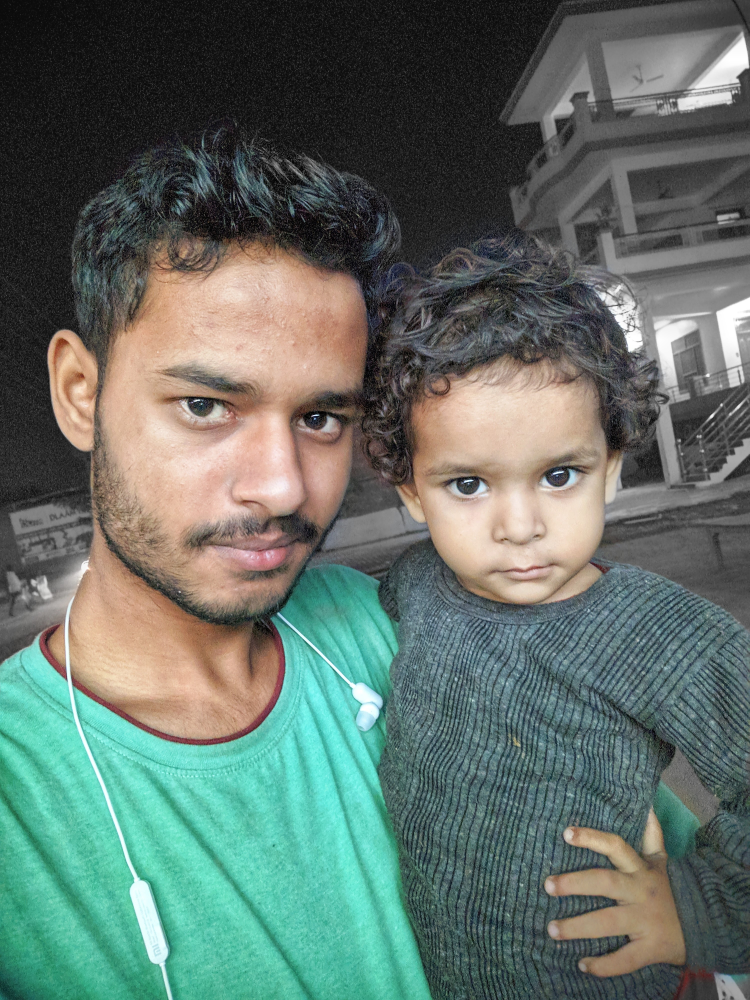
#> input picture photos/rutvi.jpg, 3000 x 4000 px (shown at 1/4 size)
$ python 13-image_gradients_edge_detection.py   (older library calls are emulated)
#> lines starting #> are read from the running program, lines starting #| are printed output that depends on the picture
import cv2
import numpy as np
from matplotlib import pyplot as plt

img = cv2.imread("photos/rutvi.jpg", cv2.IMREAD_GRAYSCALE)
#> img: shape (4000, 3000); min 0, max 255, mean 108
img = cv2.resize(img, (1000, 800))
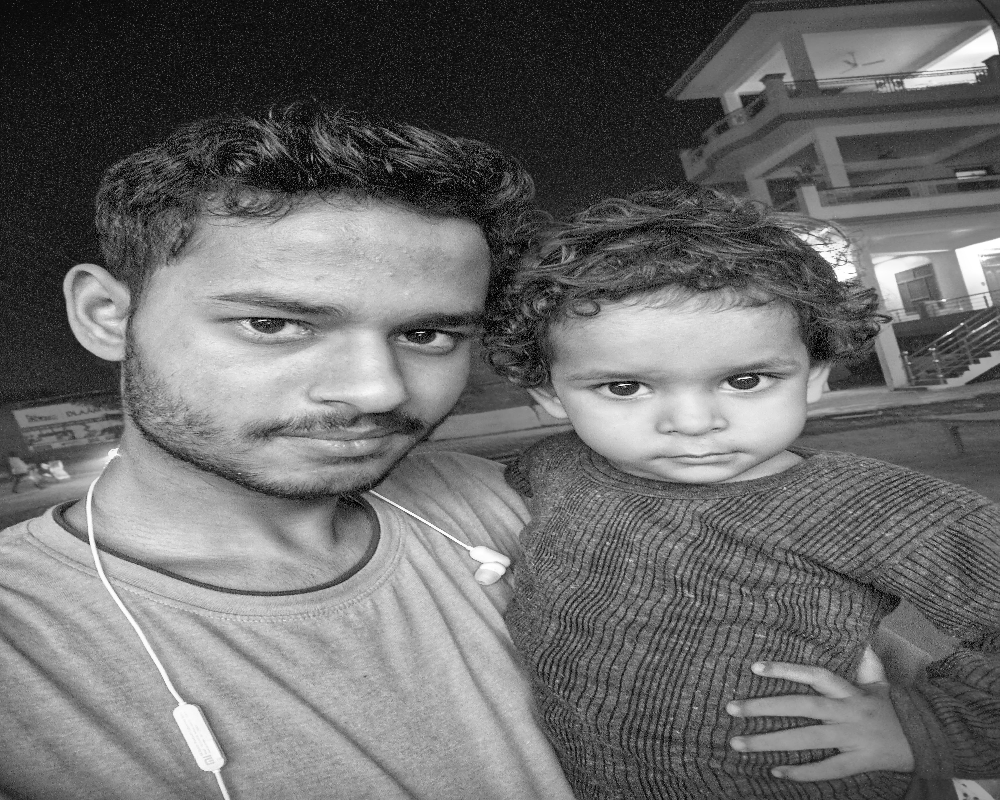
#> img: shape (800, 1000); min 0, max 255, mean 108
lap = cv2.Laplacian(img, cv2.CV_64F, ksize=1)
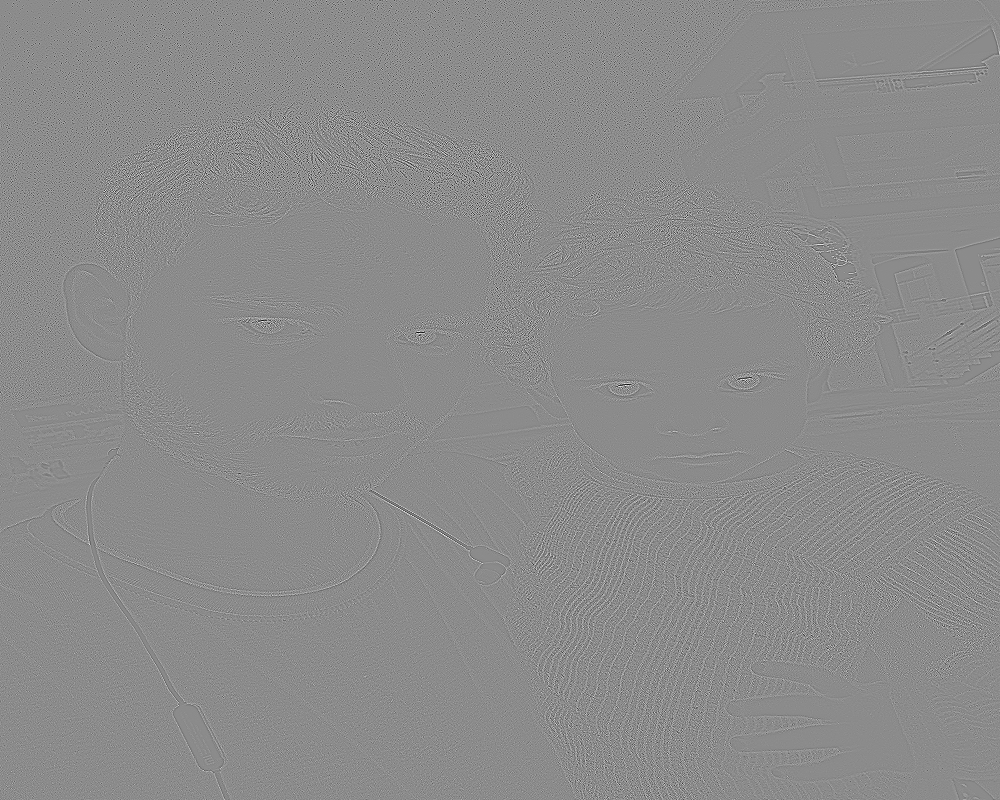
#> lap: shape (800, 1000) float64; min -509, max 420, mean 0; drawn with min black and max white
lap = np.uint8(np.absolute(lap))
sobelX = cv2.Sobel(img, cv2.CV_64F, 1, 0)
sobelY = cv2.Sobel(img, cv2.CV_64F, 0, 1)
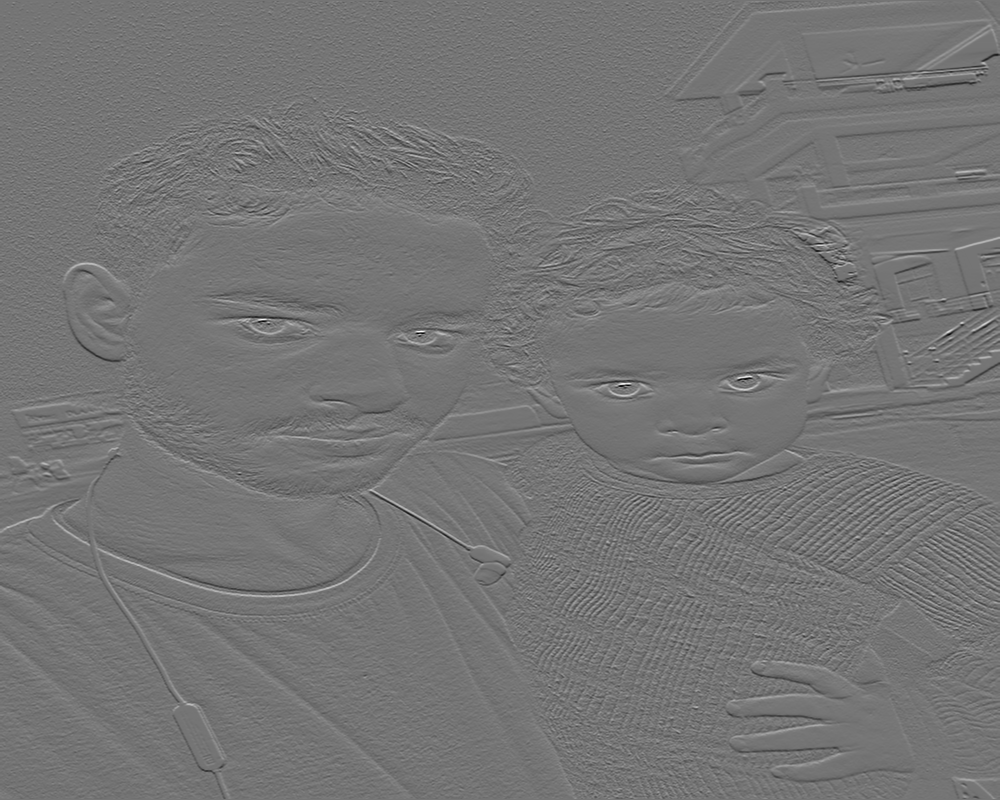
#> sobelY: shape (800, 1000) float64; min -827, max 973, mean 0.7; drawn with min black and max white

sobelX = np.uint8(np.absolute(sobelX))
sobelY = np.uint8(np.absolute(sobelY))
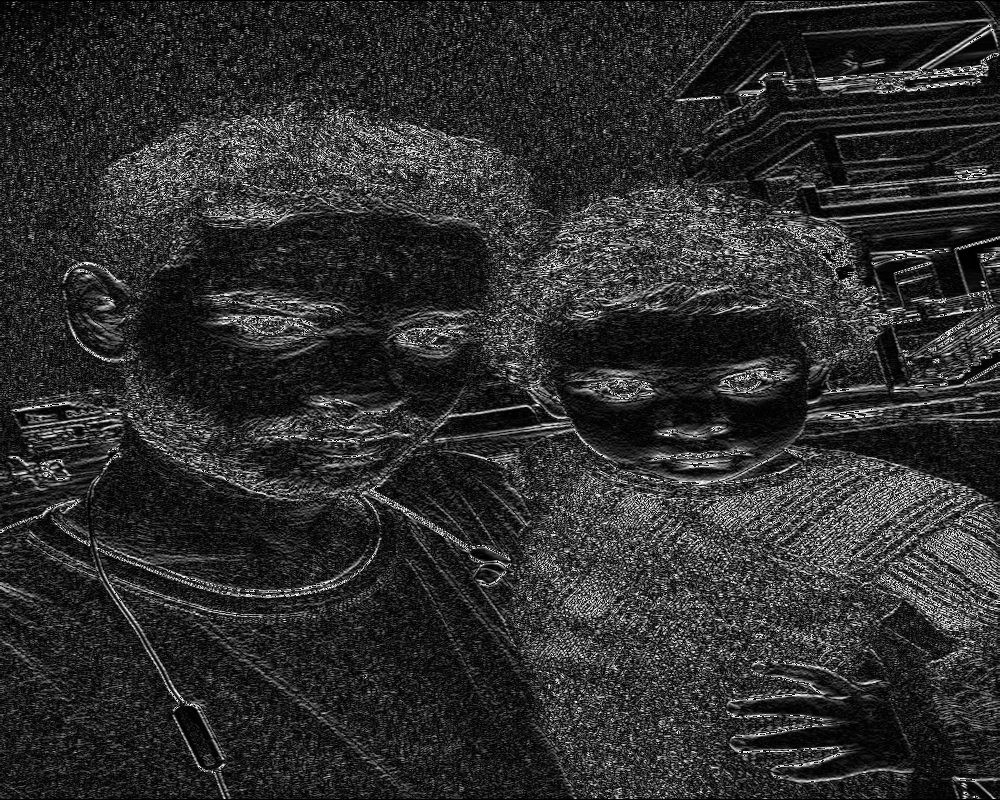
#> sobelY: shape (800, 1000); min 0, max 255, mean 46.3

sobelCombined = cv2.bitwise_or(sobelX, sobelY)
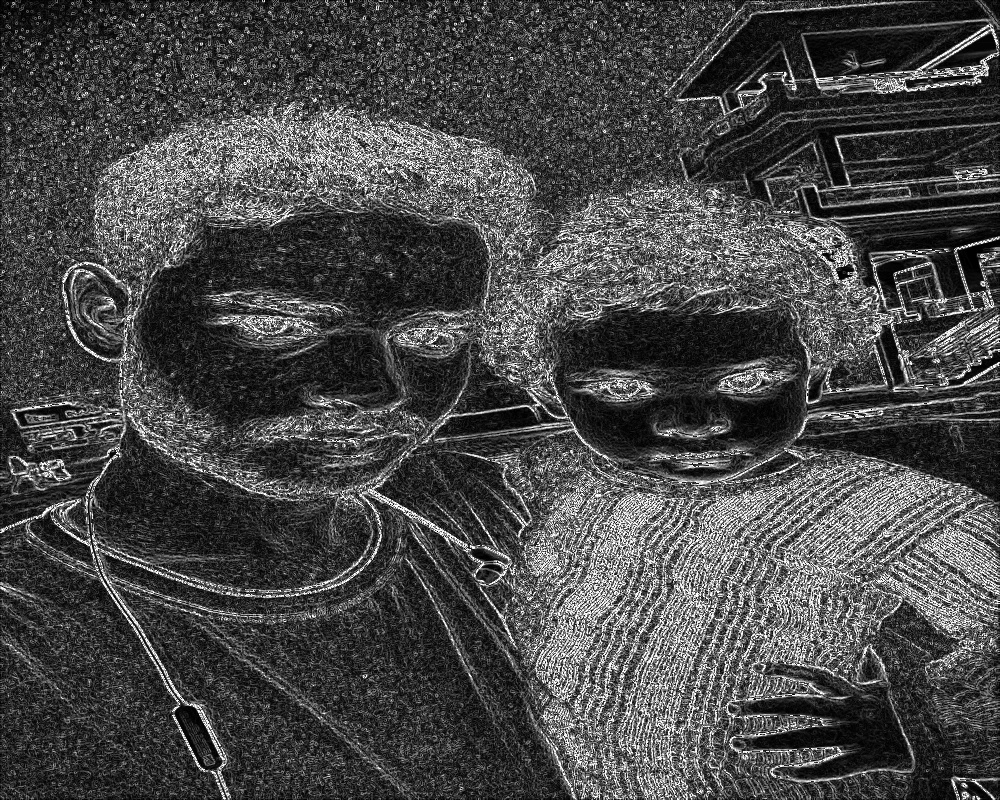
#> sobelCombined: shape (800, 1000); min 0, max 255, mean 72.1

titles = ['image', 'Laplacian', 'sobelX', 'sobelY', 'sobelCombined']
images = [img, lap, sobelX, sobelY, sobelCombined]
for i in range(5):
    plt.subplot(2, 3, i+1), plt.imshow(images[i], 'gray')
    plt.title(titles[i])
    plt.xticks([]), plt.yticks([])

plt.show()

$ run again, with photos/cup.jpg copied over photos/rutvi.jpg
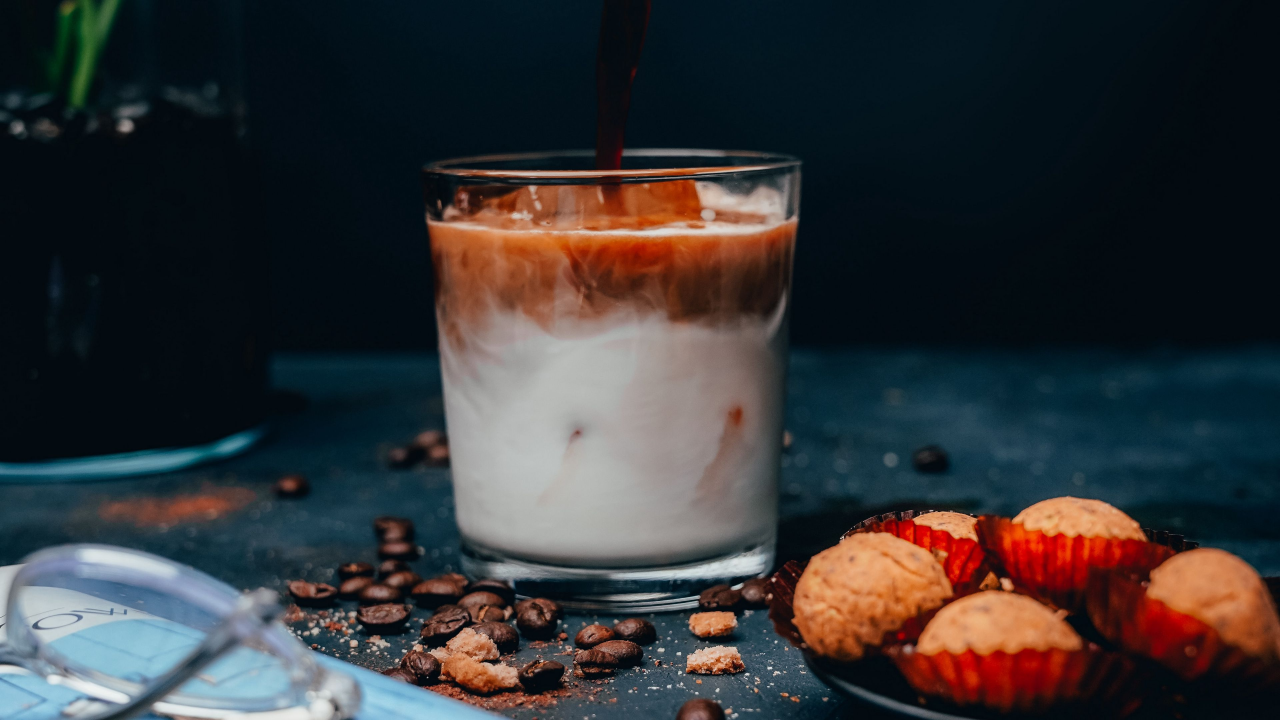
#> input picture photos/cup.jpg, 3840 x 2160 px (shown at 1/3 size)
#> `sobelY = cv2.Sobel(img, cv2.CV_64F, 0, 1)`:
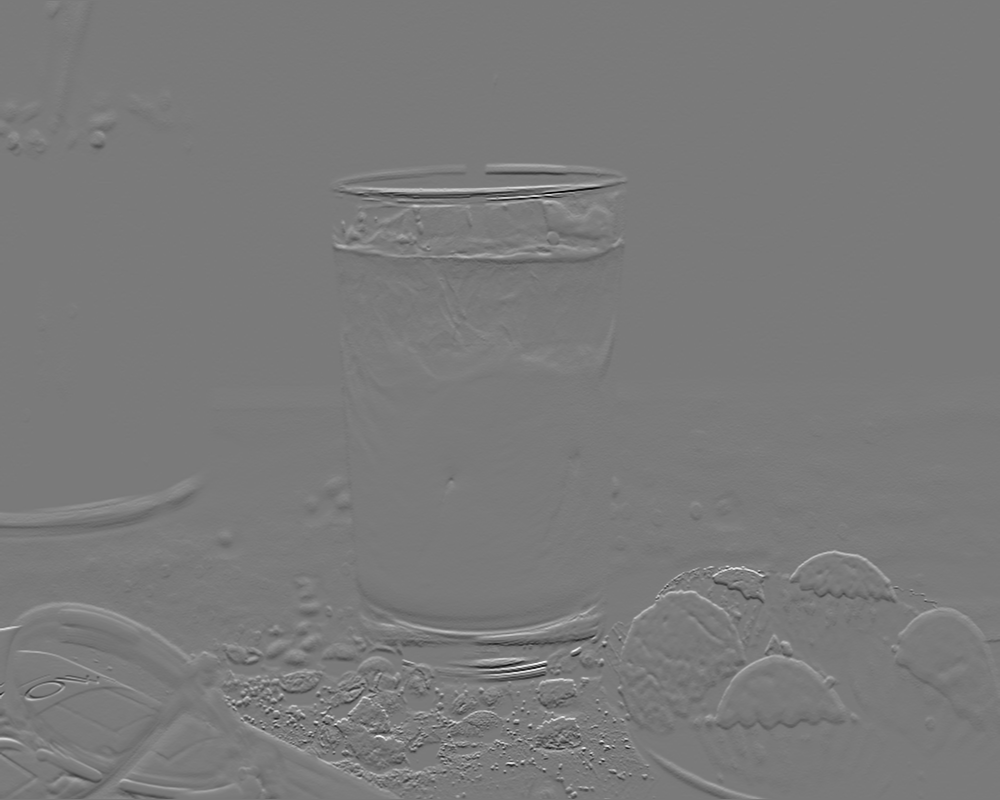
#> sobelY: shape (800, 1000) float64; min -702, max 757, mean 0.7; drawn with min black and max white
#> `sobelCombined = cv2.bitwise_or(sobelX, sobelY)`:
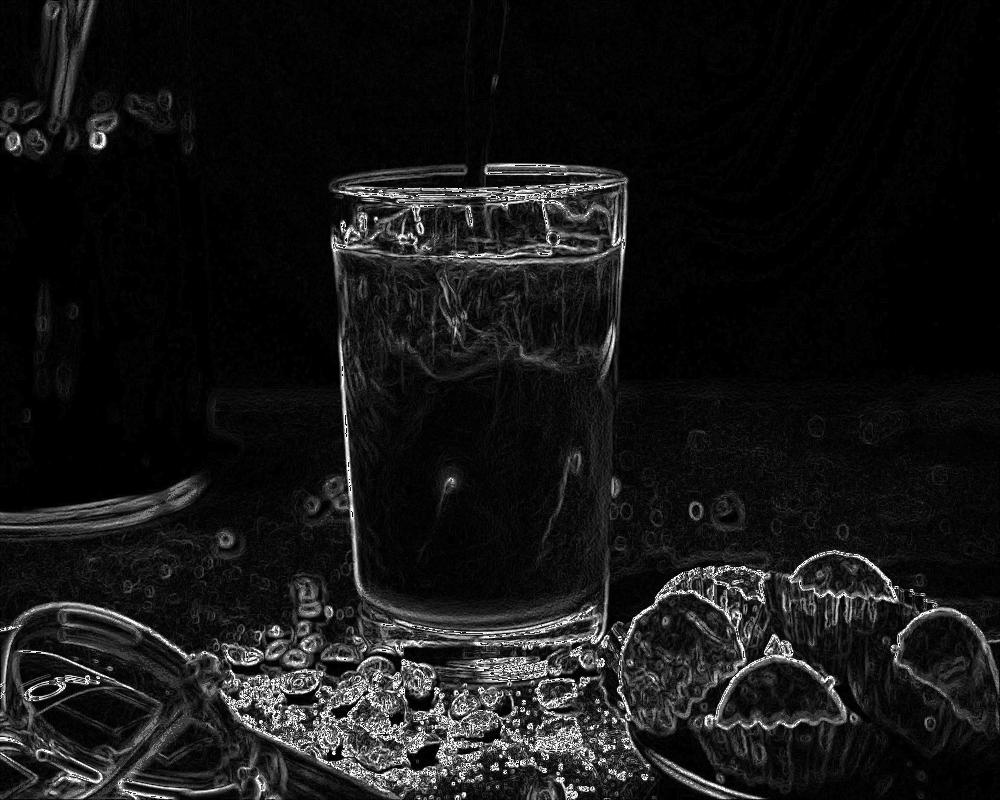
#> sobelCombined: shape (800, 1000); min 0, max 255, mean 22.2
